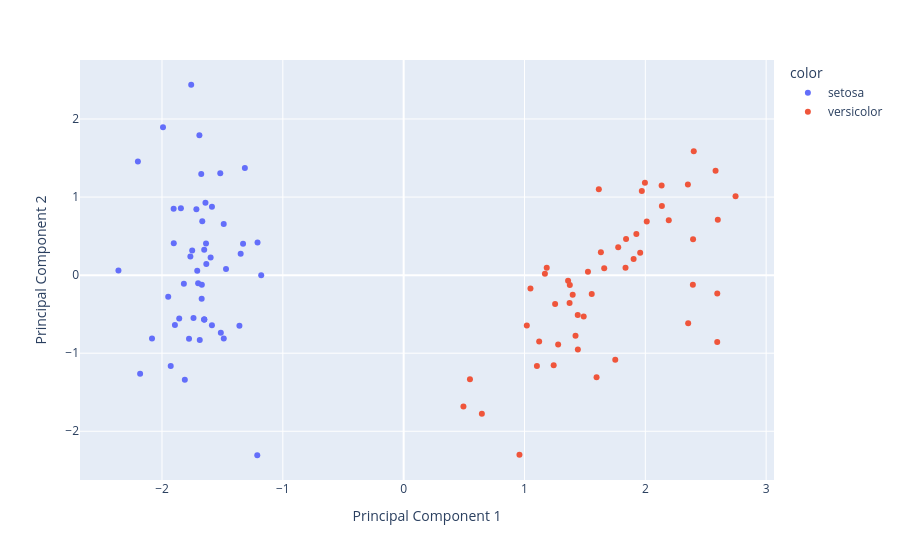

Notebook code cell kept with this figure:
### Code cell
# 2. Метод главных компонент

from sklearn.decomposition import PCA

X = df[["sepal_length", "sepal_width", "petal_length", "petal_width"]].values
X_scaled = StandardScaler().fit_transform(X)
X_pca = PCA(n_components=2).fit_transform(X_scaled)

fig = px.scatter(x=X_pca[:, 0], y=X_pca[:, 1], color=df["species"])
fig.update_layout(
    xaxis_title="Principal Component 1",
    yaxis_title="Principal Component 2",
)
fig.show()

### Figure 1 — Plotly figure (JSON) as saved in the notebook; plotly's stock layout.template omitted (floating-point values rounded to 4 significant figures)
{"data": [{"hovertemplate": "color=setosa<br>x=%{x}<br>y=%{y}<extra></extra>", "legendgroup": "setosa", "marker": {"color": "#636efa", "symbol": "circle"}, "mode": "markers", "name": "setosa", "orientation": "v", "showlegend": true, "type": "scatter", "x": [-1.75, -1.513, -1.857, -1.776, -1.903, -1.518, -1.949, -1.708, -1.811, -1.65, -1.64, -1.819, -1.687, -2.181, -1.69, -1.758, -1.675, -1.651, -1.314, -1.844, -1.329, -1.667, -2.36, -1.179, -1.701, -1.359, -1.47, -1.636, -1.598, -1.739, -1.587, -1.209, -2.199, -1.992, -1.65, -1.672, -1.489, -1.65, -1.928, -1.633, -1.765, -1.211, -2.083, -1.349, -1.587, -1.489, -1.903, -1.893, -1.715, -1.67], "xaxis": "x", "y": [0.3169, -0.7368, -0.5562, -0.814, 0.4082, 1.304, -0.277, 0.05704, -1.34, -0.5673, 0.9281, -0.1115, -0.8313, -1.264, 1.793, 2.439, 1.296, 0.3261, 1.374, 0.858, 0.4023, 0.6905, 0.05883, -0.002666, -0.1053, -0.6474, 0.07744, 0.4042, 0.2256, -0.55, -0.6413, 0.4165, 1.455, 1.894, -0.5673, -0.3024, 0.656, -0.5673, -1.165, 0.1423, 0.2387, -2.307, -0.8121, 0.2724, 0.8754, -0.8129, 0.8509, -0.6394, 0.8428, -0.1216], "yaxis": "y"}, {"hovertemplate": "color=versicolor<br>x=%{x}<br>y=%{y}<extra></extra>", "legendgroup": "versicolor", "marker": {"color": "#EF553B", "symbol": "circle"}, "mode": "markers", "name": "versicolor", "orientation": "v", "showlegend": true, "type": "scatter", "x": [2.401, 1.971, 2.581, 1.596, 2.395, 1.556, 1.997, 0.4948, 2.194, 1.122, 0.9583, 1.632, 1.751, 1.957, 1.049, 2.135, 1.525, 1.253, 2.595, 1.279, 2.012, 1.66, 2.595, 1.836, 1.926, 2.137, 2.6, 2.747, 1.903, 1.019, 1.242, 1.103, 1.373, 2.394, 1.375, 1.615, 2.352, 2.355, 1.169, 1.442, 1.422, 1.841, 1.49, 0.6473, 1.441, 1.184, 1.361, 1.776, 0.5487, 1.399], "xaxis": "x", "y": [1.586, 1.079, 1.337, -1.307, 0.4597, -0.243, 1.184, -1.684, 0.7033, -0.8492, -2.301, 0.293, -1.085, 0.2881, -0.1702, 1.147, 0.04333, -0.3701, -0.8579, -0.8888, 0.6861, 0.08787, -0.2345, 0.09314, 0.5265, 0.885, 0.7105, 1.01, 0.2079, -0.6443, -1.153, -1.164, -0.3558, -0.1238, -0.1272, 1.1, 1.162, -0.6164, 0.01674, -0.9537, -0.778, 0.4627, -0.5304, -1.775, -0.5111, 0.09493, -0.07253, 0.356, -1.334, -0.2512], "yaxis": "y"}], "layout": {"autosize": true, "legend": {"title": {"text": "color"}, "tracegroupgap": 0}, "margin": {"t": 60}, "xaxis": {"anchor": "y", "autorange": true, "domain": [0, 1], "range": [-2.671, 3.057], "title": {"text": "Principal Component 1"}, "type": "linear"}, "yaxis": {"anchor": "x", "autorange": true, "domain": [0, 1], "range": [-2.675, 2.806], "title": {"text": "Principal Component 2"}, "type": "linear"}}}
